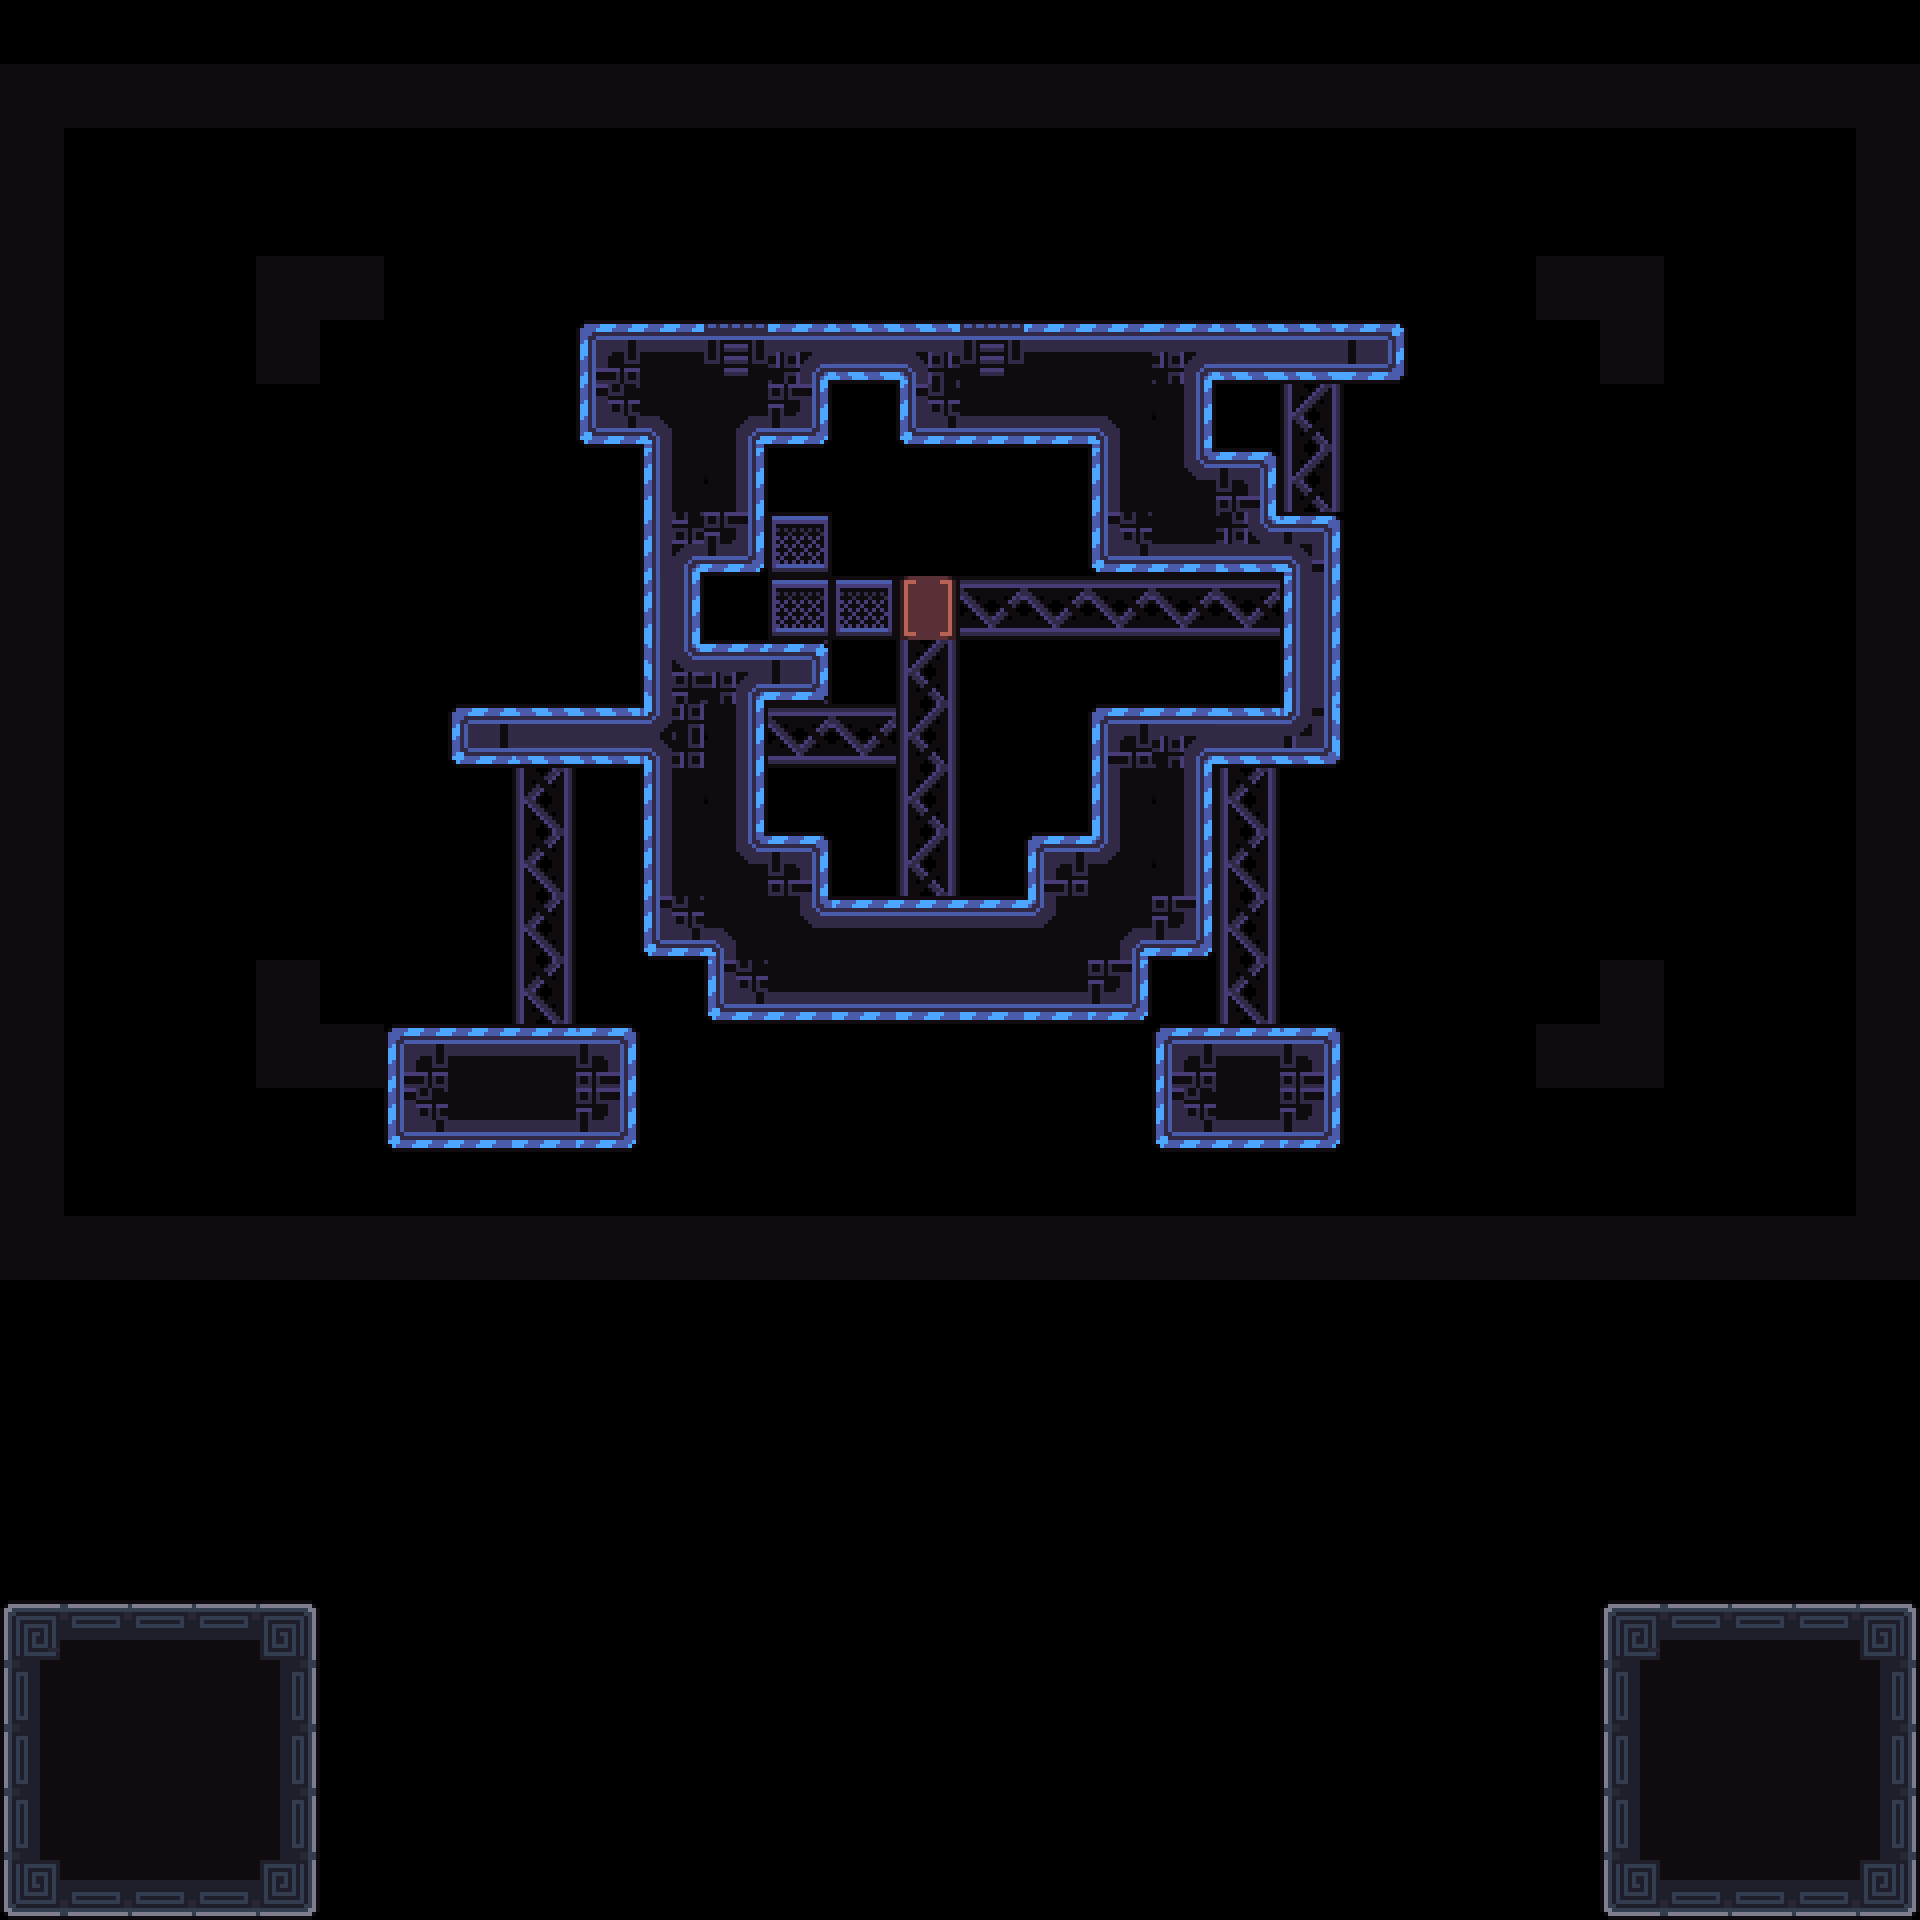

Below is a game level as drawn by its tile map, then a one-line description and the .tmx that defines it (tile-layer data replaced by summaries):
An orthogonal 30x30 tile map with 64x64 px tiles, 4 tile layers (Decoration, Main, Exit, Border) and 35 objects (25x Spike, 4x 1, Camera1, Camera2, Win, ...).

<map version="1.10" tiledversion="1.11.2" orientation="orthogonal" renderorder="right-down" width="30" height="30" tilewidth="64" tileheight="64" infinite="0" nextlayerid="8" nextobjectid="144">
 <tileset firstgid="1" source="../tilesets/tileset_d.tsx" />
 <objectgroup id="4" name="Triggers" visible="0">
  <object id="23" name="Camera1" x="960" y="672">
   <point />
  </object>
  <object id="24" name="Camera2" x="704" y="480">
   <point />
  </object>
  <object id="28" name="Win" x="0" y="64" width="1920" height="1216" />
  <object id="29" name="Unactive" x="0" y="1600" width="320" height="320" />
  <object id="113" name="Data" type="1" x="0" y="0" width="63.6932" height="63.6932">
   <properties>
    <property name="bg" value="blue" />
    <property name="level_number" type="int" value="38" />
    <property name="level_unlock" value="39" />
   </properties>
  </object>
 </objectgroup>
 <layer id="3" name="Decoration" width="30" height="30">
  <data>[900 cells, 46 non-empty, 11 distinct tile ids]</data>
 </layer>
 <layer id="1" name="Main" width="30" height="30">
  <data>[900 cells, 59 non-empty, 15 distinct tile ids]</data>
 </layer>
 <layer id="6" name="Exit" width="30" height="30">
  <data>[900 cells, 64 non-empty, 18 distinct tile ids]</data>
 </layer>
 <objectgroup id="2" name="Entities">
  <object id="106" name="Player0" type="1" x="1216" y="576" width="63.6932" height="63.6932" />
  <object id="112" name="Battery" type="1" x="896" y="576" width="63.6932" height="63.6932" />
  <object id="108" name="Player1" type="1" x="896" y="768" width="63.6932" height="63.6932" />
  <object id="109" name="Spike" x="1344" y="576" width="63.5" height="63.5" />
  <object id="135" name="Spike" x="1344" y="640" width="63.5" height="63.5" />
  <object id="136" name="Spike" x="1344" y="704" width="63.5" height="63.5" />
  <object id="137" name="Spike" x="1344" y="768" width="63.5" height="63.5" />
  <object id="141" name="Spike" x="1344" y="832" width="63.5" height="63.5" />
  <object id="110" name="Box" x="832" y="512" width="63.5" height="63.5" />
  <object id="111" name="Spike" x="576" y="576" width="63.5" height="63.5" />
  <object id="129" name="Spike" x="576" y="512" width="63.5" height="63.5" />
  <object id="128" name="Spike" x="576" y="640" width="63.5" height="63.5" />
  <object id="118" name="Spike" x="576" y="768" width="63.5" height="63.5" />
  <object id="130" name="Spike" x="576" y="832" width="63.5" height="63.5" />
  <object id="131" name="Spike" x="1088" y="1024" width="63.5" height="63.5" />
  <object id="132" name="Spike" x="896" y="1024" width="63.5" height="63.5" />
  <object id="120" name="Spike" x="768" y="1024" width="63.5" height="63.5" />
  <object id="121" name="Spike" x="768" y="256" width="63.5" height="63.5" />
  <object id="125" name="Spike" x="576" y="448" width="63.5" height="63.5" />
  <object id="126" name="Spike" x="1344" y="512" width="63.5" height="63.5" />
  <object id="142" name="Spike" x="1344" y="448" width="63.5" height="63.5" />
  <object id="139" name="Spike" x="1088" y="256" width="63.5" height="63.5" />
  <object id="138" name="Spike" x="1024" y="256" width="63.5" height="63.5" />
  <object id="122" name="Spike" x="832" y="256" width="63.5" height="63.5" />
  <object id="123" name="Spike" x="1024" y="1024" width="63.5" height="63.5" />
  <object id="140" name="Spike" x="960" y="1024" width="63.5" height="63.5" />
  <object id="134" name="Spike" x="832" y="1024" width="63.5" height="63.5" />
  <object id="124" name="Spike" x="896" y="256" width="63.5" height="63.5" />
  <object id="115" name="Spike" x="960" y="256" width="63.5" height="63.5" />
  <object id="127" name="Tablet" x="1152" y="960" width="63.5" height="63.5" />
 </objectgroup>
 <layer id="7" name="Border" width="30" height="30">
  <data>[900 cells, 106 non-empty, 1 distinct tile ids]</data>
 </layer>
</map>
